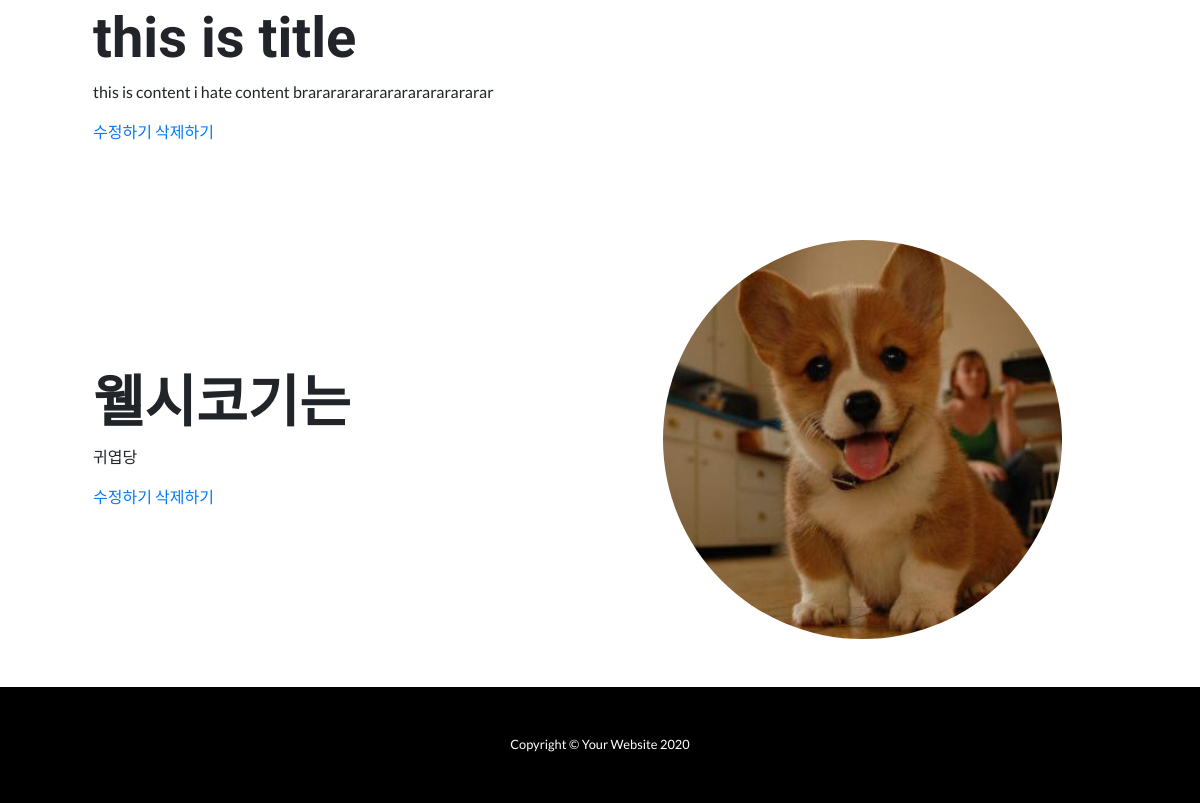
The app's page / (lower part), older data.
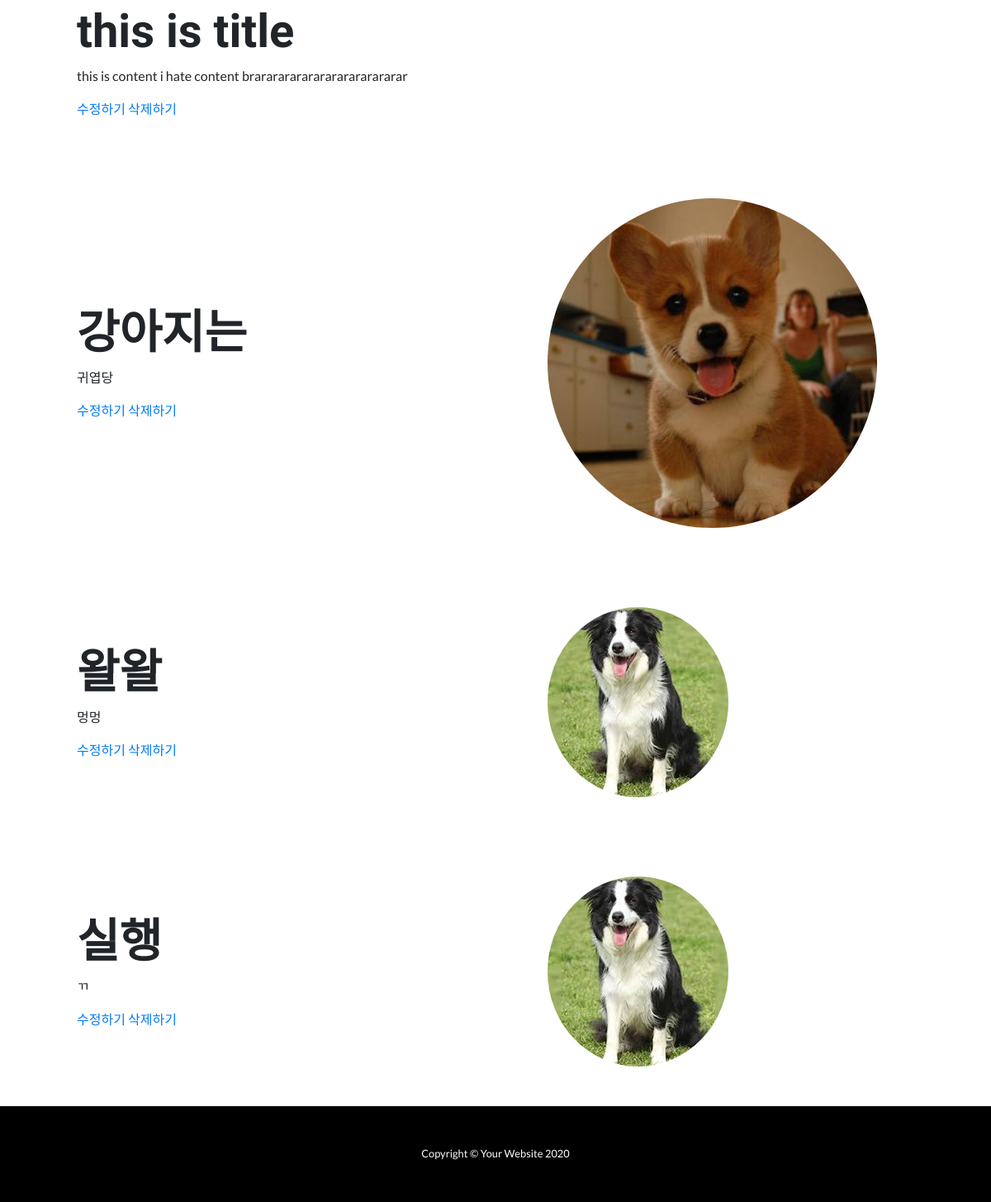
The same page, newer data.
### appname/models.py (models this page shows, shortened)
class Post(models.Model):
    title = models.CharField(max_length=200)
    content = models.TextField()
    image = models.ImageField(upload_to='images/', blank=True)

### appname/views.py (the view)
# urls.py: path('', appname.views.main, name='main'),
def main(request):
    posts = Post.objects.all()
    signin_form = SigninForm()
    return render(request, 'appname/main.html', {'posts': posts, 'signin_form': signin_form})

### appname/templates/appname/main.html (shortened to what this page needs)
{% extends 'appname/base.html' %}
{% block content %}
{% load static %}
{% for post in posts %}
<section>
  <div class="container">
    <div class="row align-items-center">
      <div class="col-lg-6 order-lg-2">
        <div class="p-5">
          {% if post.image %}
          <img class="img-fluid rounded-circle" src="{{ post.image.url }}" alt="">
          {% endif %}
        </div>
      </div>
      <div class="col-lg-6 order-lg-1">
        <div class="p-5">
          <h2 class="display-4">{{post.title}}</h2>
          <p>{{post.content}}</p>
          <a href="{% url 'update' pk=post.pk %}"> 수정하기 </a>
          <a href="{% url 'delete' pk=post.pk %}"> 삭제하기 </a>
        </div>
      </div>
    </div>
  </div>
</section>
{% endfor %}
{% endblock %}

Row changes from the older to the newer data that the page shows:
changed Post "귀엽당": title "웰시코기는" → "강아지는"
added Post: image (picture), title "왈왈", content "멍멍"
added Post: image (picture), title "실행", content "ㄲ"
